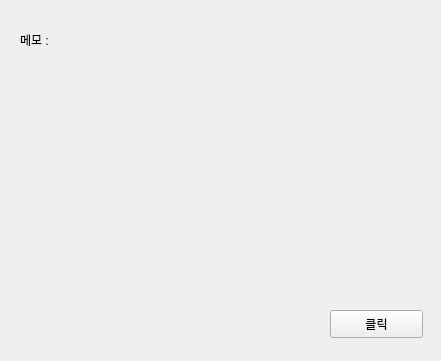
<?xml version="1.0" encoding="UTF-8"?>
<ui version="4.0">
 <class>Form</class>
 <widget class="QWidget" name="Form">
  <property name="geometry">
   <rect>
    <x>0</x>
    <y>0</y>
    <width>441</width>
    <height>361</height>
   </rect>
  </property>
  <property name="windowTitle">
   <string>Qpushbutton(with QtDesigner)</string>
  </property>
  <widget class="QLabel" name="label">
   <property name="geometry">
    <rect>
     <x>20</x>
     <y>20</y>
     <width>600</width>
     <height>40</height>
    </rect>
   </property>
   <property name="text">
    <string>메모 : </string>
   </property>
  </widget>
  <widget class="QPushButton" name="btn1">
   <property name="geometry">
    <rect>
     <x>330</x>
     <y>310</y>
     <width>93</width>
     <height>28</height>
    </rect>
   </property>
   <property name="text">
    <string>클릭</string>
   </property>
  </widget>
 </widget>
 <resources/>
 <connections/>
</ui>
